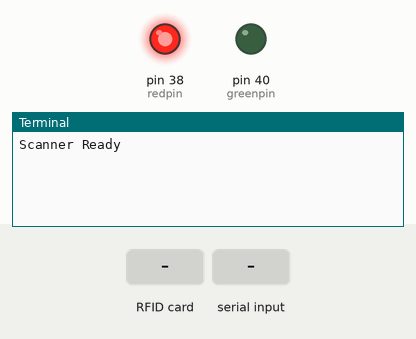
The program below on a simulated Raspberry Pi (header pin numbers). On the bench: output pins drawn as LEDs (lit = HIGH), the last lines printed to the terminal. The test bench sets the inputs (shaded band). Files the program writes start out absent.

Above: at 1.2 s.
1.3 s: RFID card 5E 7A 19 C4 held to the reader
At 2.1 s:
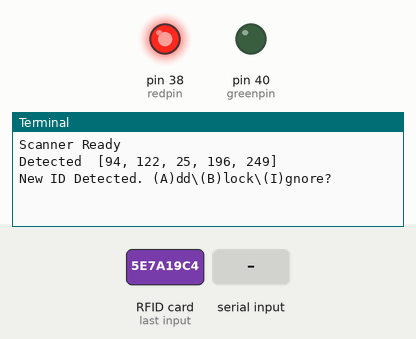
2.8 s: "A" typed at the terminal, then Enter
At 4.2 s:
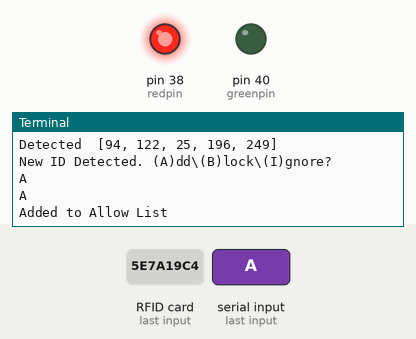

The program:

rfidpass.py
```python
#!/usr/bin/env python
# Raspberry Pi Zero Cookbook
# Chapter 8 - RFID Card Reader Control
import time
import RPi.GPIO as GPIO
from pirc522 import RFID
#Use Board Mode to stay consistent with RFID and SPI Libraries
GPIO.setmode(GPIO.BOARD)
#Set allow and deny files
allowfile="./rfid_allow.txt"
denyfile="./rfid_deny.txt"
#led output pins
redpin=38
greenpin=40
GPIO.setwarnings(False)
GPIO.setup(redpin,GPIO.OUT)
GPIO.setup(greenpin,GPIO.OUT)
GPIO.output(redpin,1)
GPIO.output(greenpin,0)
scanner = RFID()
def main():
        print "Scanner Ready"
        try:
                while True:
                        (error,resp) = scanner.request()
                        if not error:
                                (error,uid)=scanner.anticoll()
                                if not error:
                                        print "Detected ",uid
                                        checkpass(uid)
        except KeyboardInterrupt:
                print "Scanner Stopped"
        finally:
                GPIO.output(redpin,0)
                GPIO.output(greenpin,0)
def checkpass(uid):
        nolist=open(denyfile,'a+')
        for baduid in nolist:
                idsplit=baduid.split(",")
                if int(idsplit[0])==uid[0] and int(idsplit[1])==uid[1] and int(idsplit[2])==uid[2] and int(idsplit[3])==uid[3] and int(idsplit[4])==uid[4]:
                        print "Detected UID on blocked list"
                        for x in range(0,20):
                                GPIO.output(redpin,0)
                                time.sleep(0.1)
                                GPIO.output(redpin,1)
                                time.sleep(0.1)
                        return
        yeslist=open(allowfile,'a+')
        for gooduid in yeslist.readlines():
                idsplit=gooduid.split(",")
                if int(idsplit[0])==uid[0] and int(idsplit[1])==uid[1] and int(idsplit[2])==uid[2] and int(idsplit[3])==uid[3] and int(idsplit[4])==uid[4]:
                        print "Detected UID on allow list"
                        GPIO.output(redpin,0)
                        for x in range(0,20):
                                GPIO.output(greenpin,1)
                                time.sleep(0.1)
                                GPIO.output(greenpin,0)
                                time.sleep(0.1)
                        GPIO.output(redpin,1)
                        return
        newrfid = raw_input('New ID Detected. (A)dd\(B)lock\(I)gnore?')
        print newrfid
        if newrfid=="A":
                addrfid=str(uid[0])+","+str(uid[1])+","+str(uid[2])+","+str(uid[3])+","+str(uid[4])+"\n"
                yeslist.write(addrfid)
                print "Added to Allow List"
        elif newrfid=="B":
                addrfid=str(uid[0])+","+str(uid[1])+","+str(uid[2])+","+str(uid[3])+","+str(uid[4])+"\n"
                nolist.write(addrfid)
                print "Added to blocked list"
        else:
                print "No action taken"

if __name__=='__main__':
        main()
```

Measured:
- after the input at 1.3 s, the terminal: prints a new line at once (image 1)
- after the input at 2.8 s, the terminal: prints a new line at once (image 2)
